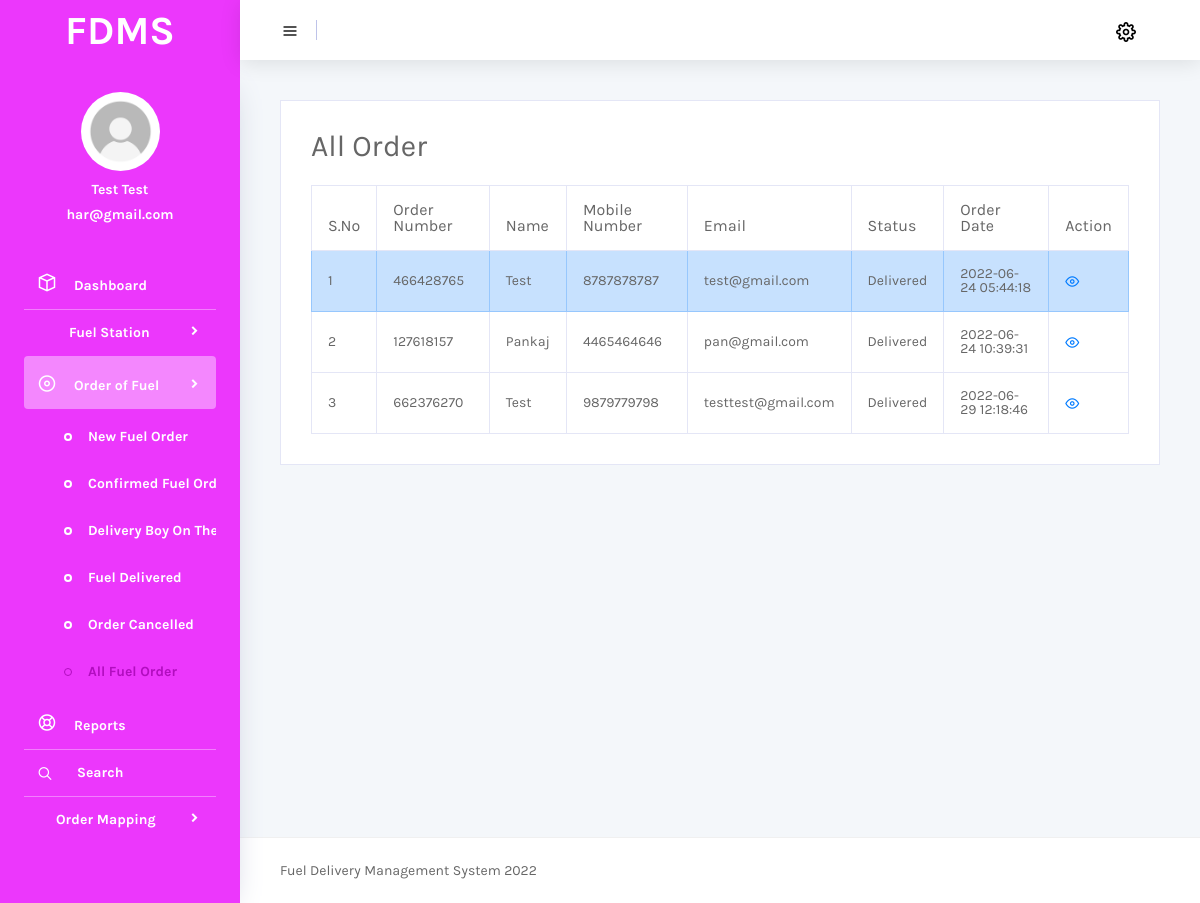
/fdondms/fuelstation/all-fuel-order.php (signed in), run on the app's committed database.
### tables this page shows
CREATE TABLE `tblfuelstationowner` (
  `ID` int(5) NOT NULL,
  `FullName` varchar(250) DEFAULT NULL,
  `UserName` varchar(250) DEFAULT NULL,
  `MobileNumber` bigint(10) DEFAULT NULL,
  `Email` varchar(250) DEFAULT NULL,
  `Password` varchar(250) DEFAULT NULL,
  `RegDate` timestamp NULL DEFAULT current_timestamp()
);

CREATE TABLE `tblorderfuel` (
  `ID` int(5) NOT NULL,
  `ordernum` varchar(250) DEFAULT NULL,
  `UserID` int(5) DEFAULT NULL,
  `Stateid` int(5) DEFAULT NULL,
  `Cityid` int(5) DEFAULT NULL,
  `fuelStationid` int(5) DEFAULT NULL,
  `Typeoffuel` varchar(250) DEFAULT NULL,
  `FuelPrice` decimal(10,0) DEFAULT NULL,
  `Dateoffueldelivery` varchar(250) DEFAULT NULL,
  `Timeoffueldeliver` varchar(250) DEFAULT NULL,
  `Quantityoffuel` int(9) DEFAULT NULL,
  `DeliveryAddress` varchar(250) DEFAULT NULL,
  `ModeofPayment` varchar(250) DEFAULT NULL,
  `OrderDate` timestamp NULL DEFAULT current_timestamp(),
  `Remark` varchar(250) DEFAULT NULL,
  `Status` varchar(250) DEFAULT NULL,
  `UpdationDate` timestamp NULL DEFAULT NULL ON UPDATE current_timestamp()
);

CREATE TABLE `tbluser` (
  `ID` int(10) NOT NULL,
  `UserName` varchar(250) DEFAULT NULL,
  `FullName` varchar(200) DEFAULT NULL,
  `MobileNumber` bigint(10) DEFAULT NULL,
  `Email` varchar(250) DEFAULT NULL,
  `Password` varchar(200) DEFAULT NULL,
  `RegDate` timestamp NULL DEFAULT current_timestamp()
);

### fdondms/fuelstation/all-fuel-order.php (the view, shortened to what this page needs)
<?php
include('includes/dbconnection.php');
if (strlen($_SESSION['uid']==0)) {
  header('location:logout.php');
  } else{
  ?>
<!DOCTYPE html>
<html lang="en">
<head>
  <link rel="stylesheet" href="../vendors/mdi/css/materialdesignicons.min.css">
  <link rel="stylesheet" href="../vendors/feather/feather.css">
  <link rel="stylesheet" href="../vendors/base/vendor.bundle.base.css">
  <link rel="stylesheet" href="../css/style.css">
</head>
<body>
  <div class="container-scroller">
 <?php include_once('includes/header.php');?>
    <div class="container-fluid page-body-wrapper">
      <?php include_once('includes/sidebar.php');?>
      <div class="main-panel">
        <div class="content-wrapper">
          <div class="row">
            <div class="col-lg-12 stretch-card">
              <div class="card">
                <div class="card-body">
                  <h3>All Order</h3>
                  <div class="table-responsive pt-3">
                    <table class="table table-bordered">
                      <thead>
                       <tr>
                                               <th>S.No</th>
                                        <th>Order Number</th>
                                        <th>Name</th>
                                        <th>Mobile Number</th>
                                        <th>Email</th>
                                    <th>Status</th>
                                    <th>Order Date</th>
                                        <th>Action</th>
                                            </tr>
                      </thead>
                      <tbody>
                        <tr class="table-info">
                           <?php
                           $ownerid=$_SESSION['uid'];
$sql="SELECT tbluser.FullName,tbluser.MobileNumber,tbluser.Email, tblorderfuel.ordernum,tblorderfuel.OrderDate,tblorderfuel.ID as orderid, tblorderfuel.UserID,tblorderfuel.Status from  tblorderfuel join tbluser on tbluser.ID= tblorderfuel.UserID
join tblfuelstation on tblfuelstation.ID=tblorderfuel.fuelStationid
where tblfuelstation.OwnerID=:ownerid";
$query = $dbh -> prepare($sql);
$query->bindParam(':ownerid',$ownerid,PDO::PARAM_STR);
$query->execute();
$results=$query->fetchAll(PDO::FETCH_OBJ);
$cnt=1;
if($query->rowCount() > 0)
{
foreach($results as $row)
{               ?>
                         <td><?php echo htmlentities($cnt);?></td>
                                        <td><?php  echo htmlentities($row->ordernum);?></td>
                                        <td><?php  echo htmlentities($row->FullName);?></td>
                                        <td><?php  echo htmlentities($row->MobileNumber);?></td>
                                        <td><?php  echo htmlentities($row->Email);?></td>
                                             <?php if($row->Status==""){ ?>
                     <td><?php echo "Not Updated Yet"; ?></td>
<?php } else { ?>                  <td><?php  echo htmlentities($row->Status);?>
                  </td>
                  <?php } ?>
                  <td><?php  echo htmlentities($row->OrderDate);?></td>
                                        <td><a href="view-order-detail.php?editid=<?php echo htmlentities ($row->orderid);?>&&oid=<?php echo htmlentities ($row->ordernum);?>"><i class="icon-eye" aria-hidden="true"></i></a></td>
                        </tr>
                     <?php $cnt=$cnt+1;}} else{ ?>
                          <tr>
                            <td colspan="9" style="color:red;">No Records available.</td>
                          </tr>
                        <?php } ?>
                      </tbody>
                    </table>
                  </div>
                </div>
              </div>
            </div>
          </div>
        </div>
      <?php include_once('includes/footer.php');?>
      </div>
    </div>
  </div>
</body>
</html>
<?php } ?>

### fdondms/fuelstation/includes/sidebar.php (shortened to what this page needs)
<nav class="sidebar sidebar-offcanvas" id="sidebar">
        <div class="user-profile">
          <?php
$uid=$_SESSION['uid'];
$sql="SELECT FullName,Email from  tblfuelstationowner where ID=:uid";
$query = $dbh -> prepare($sql);
$query->bindParam(':uid',$uid,PDO::PARAM_STR);
$query->execute();
$results=$query->fetchAll(PDO::FETCH_OBJ);
$cnt=1;
if($query->rowCount() > 0)
{
foreach($results as $row)
{               ?>
          <div class="user-image">
            <img src="../admin/images/faces/face28.png">
          </div>
          <div class="user-name">
              <?php  echo $row->FullName;?>
          </div>
          <div class="user-designation">
             <?php  echo $row->Email;?>
          </div>
        </div><?php $cnt=$cnt+1;}} ?>
        <ul class="nav">
          <li class="nav-item">
            <a class="nav-link" href="dashboard.php">
              <i class="icon-box menu-icon"></i>
              <span class="menu-title">Dashboard</span>
            </a>
          </li>
          <li class="nav-item">
            <a class="nav-link" data-toggle="collapse" href="#ui-basic" aria-expanded="false" aria-controls="ui-basic">
              <i class='fas fa-gas-pump'></i>
              <span class="menu-title" style="padding-left:20px;">Fuel Station</span>
              <i class="menu-arrow"></i>
            </a>
          </li>
           <li class="nav-item">
            <a class="nav-link" data-toggle="collapse" href="#ui-basic3" aria-expanded="false" aria-controls="ui-basic3">
              <i class="icon-disc menu-icon"></i>
              <span class="menu-title">Order of Fuel</span>
              <i class="menu-arrow"></i>
            </a>
            <div class="collapse" id="ui-basic3">
              <ul class="nav flex-column sub-menu">
                <li class="nav-item"> <a class="nav-link" href="new-order.php">New Fuel Order</a></li>
                <li class="nav-item"> <a class="nav-link" href="confirmed-order.php">Confirmed Fuel Order</a></li>
                <li class="nav-item"> <a class="nav-link" href="ontheway-order.php">Delivery Boy On The Way</a></li>
                <li class="nav-item"> <a class="nav-link" href="fuel-delivered.php">Fuel Delivered</a></li>
                <li class="nav-item"> <a class="nav-link" href="fuel-order-cancelled.php">Order Cancelled</a></li>
                <li class="nav-item"> <a class="nav-link" href="all-fuel-order.php">All Fuel Order</a></li>
              </ul>
            </div>
          </li>
          <li class="nav-item">
            <a class="nav-link" href="between-dates-reports.php">
              <i class="icon-help menu-icon"></i>
              <span class="menu-title">Reports</span>
            </a>
          </li>
          <li class="nav-item">
            <a class="nav-link" href="search.php">
              <i class="icon-search"></i>
              <span class="menu-title" style="padding-left: 25px;">Search</span>
            </a>
          </li>
  <li class="nav-item">
    <a class="nav-link" data-toggle="collapse" href="#ui-basic4" aria-expanded="false" aria-controls="ui-basic4">
      <i class="fas fa-map-marker-alt"></i>
      <span class="menu-title">&nbsp; Order Mapping</span>
      <i class="menu-arrow"></i>
    </a>
  </li>
        </ul>
      </nav>

### data on the page
tblfuelstationowner: FullName "Test Test", Email "har@gmail.com"
tblorderfuel: ordernum "466428765", UserID.FullName "Test", UserID.MobileNumber "8787878787", UserID.Email "test@gmail.com", Status "Delivered", OrderDate "2022-06-24 05:44:18"
tblorderfuel: ordernum "127618157", UserID.FullName "Pankaj", UserID.MobileNumber "4465464646", UserID.Email "pan@gmail.com", Status "Delivered", OrderDate "2022-06-24 10:39:31"
tblorderfuel: ordernum "662376270", UserID.FullName "Test", UserID.MobileNumber "9879779798", UserID.Email "testtest@gmail.com", Status "Delivered", OrderDate "2022-06-29 12:18:46"
